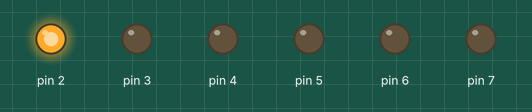
Simulated run of this sketch. Board: Arduino Uno, built with avr-gcc and run on an emulated ATmega328P. Parts: output pins drawn as LEDs (lit = HIGH).

Above: at 0.1 s.
At 0.7 s:
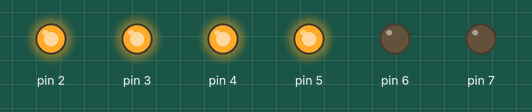
At 1.3 s:
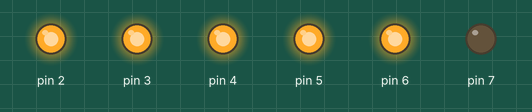
At 2.7 s:
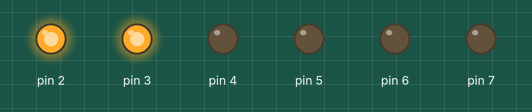
At 3.5 s:
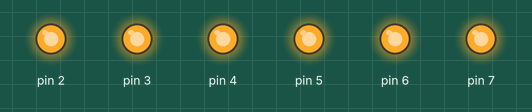
At 5.3 s:
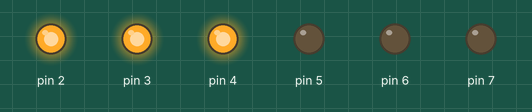
Timing chart, 0 to 5.6 s (numbered marks = the images above):
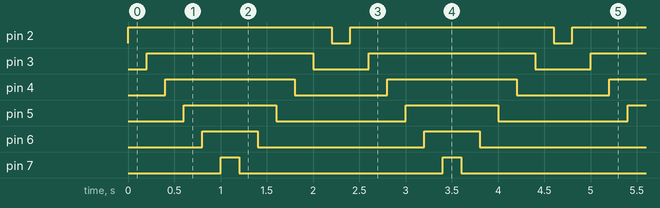

Measured:
- by itself, pin 2: alternates HIGH for 2.2 s and LOW for 0.20 s
- by itself, pin 3: alternates HIGH for 1.8 s and LOW for 0.60 s
- by itself, pin 4: alternates HIGH for 1.4 s and LOW for 1.0 s
- by itself, pin 5: alternates HIGH for 1.0 s and LOW for 1.4 s
- by itself, pin 6: alternates HIGH for 0.60 s and LOW for 1.8 s
- by itself, pin 7: alternates HIGH for 0.20 s and LOW for 2.2 s

The sketch:

led-v02.ino
```cpp
void setup() {
  // put your setup code here, to run once:
  for (int i=2;i<=7;i++)
  pinMode(i,OUTPUT);
}

void loop() {
  // put your main code here, to run repeatedly:
  style_1();
  //flash();
}

void style_1(void)
{
  unsigned char j;
  for(j=2;j<=7;j=j+1)
  {digitalWrite(j,HIGH);
  delay(200);
  }
  for(j=7;j>=2;j=j-1)
  {
    digitalWrite(j,LOW);
    delay(200);
  }
}

void flash(void)
{
  unsigned j,k;
  for(k=0;k<=1;k++)
  {
    for(j=2;j<=7;j++)
      digitalWrite(j,HIGH);
      delay(500);
      for (j=2;j<=7;j++)
      digitalWrite(j,LOW);
      delay(500);

  }
}
```
